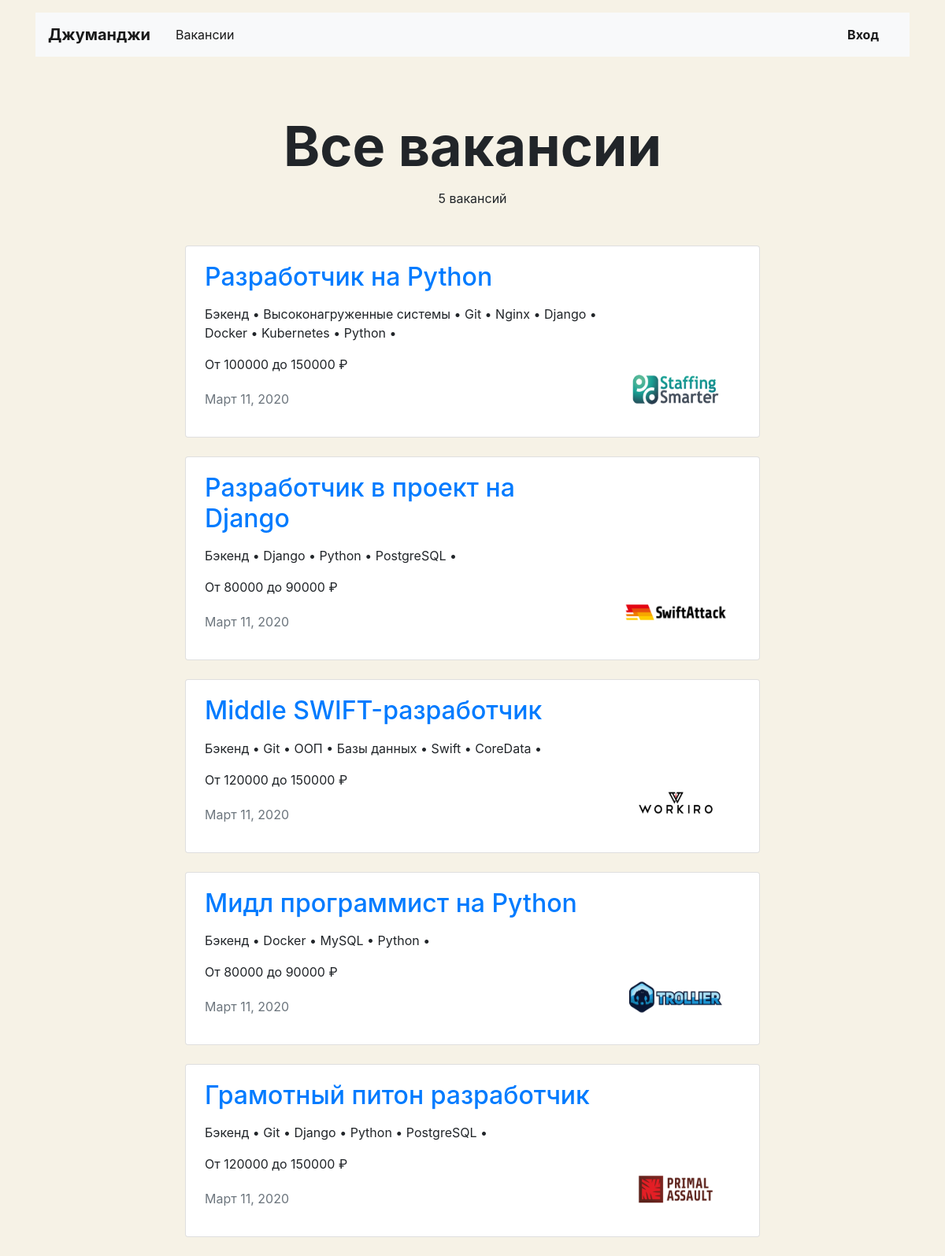
Page /vacancies/ on the committed database.
### vacancies/models.py (models this page shows, shortened)
class Vacancy(models.Model):
    title = models.CharField(max_length=100)
    specialty = models.ForeignKey(Specialty, on_delete=models.SET_NULL, null=True, related_name='vacancies')
    company = models.ForeignKey(Company, on_delete=models.CASCADE, related_name='vacancies')
    skills = models.ManyToManyField(Skill, related_name='vacancies')
    description = models.TextField()
    salary_min = models.IntegerField(null=True)
    salary_max = models.IntegerField(null=True)
    published_at = models.DateField(default=date.today)

class Specialty(models.Model):
    code = models.CharField(max_length=20)
    title = models.CharField(max_length=20)
    picture = models.ImageField(upload_to=MEDIA_SPECIALTY_IMAGE_DIR)

class Skill(models.Model):
    name = models.CharField(max_length=30)

class Company(models.Model):
    name = models.CharField(max_length=100)
    owner = models.ForeignKey(get_user_model(), on_delete=models.CASCADE, related_name="company")  # TODO: OneToOneField
    location = models.CharField(max_length=30)
    logo = models.ImageField(upload_to=MEDIA_COMPANY_IMAGE_DIR, default='company_images/120x40.gif')
    description = models.TextField()
    employee_count = models.IntegerField()

### vacancies/views.py (the view)
# urls.py: path('vacancies/', VacanciesView.as_view(), name='vacancies'),
class VacanciesView(View):
    def get(self, request, category=None):
        vacancies = Vacancy.objects.all()
        category_name = None
        if category:
            vacancies = Vacancy.objects.filter(specialty__code=category)
            category_name = Specialty.objects.filter(code=category).first().title
        context = {
            'vacancies': vacancies,
            'category_name': category_name,
        }
        return render(request, 'vacancies.html', context)

### vacancies/templatetags/pluralize_ru.py (called while the page is built)
@register.filter()
def pluralize_ru(number: Union[int, str], arg: str = 'дурак, дурака, дураков'):
    nominative_singular, genitive_singular, genitive_plural = arg.split(', ')
    number = abs(int(number))
    if 10 <= number % 100 <= 20:
        return f'{number} {genitive_plural}'
    if number % 10 == 1:
        return f'{number} {nominative_singular}'
    if 2 <= number % 10 <= 4:
        return f'{number} {genitive_singular}'
    return f'{number} {genitive_plural}'

### templates/vacancies.html
{% extends 'base.html' %}
{% load pluralize_ru %}
{% block container %}
  <main class="container mt-3">
    <section>
      <h1 class="h1 text-center mx-auto mt-4 pt-5" style="font-size: 70px;">
        <strong>
          {% if category_name %} {{ category_name }} {% else %} Все вакансии {% endif %}
        </strong>
      </h1>
      <p class="text-center pt-1">{{ vacancies.count|pluralize_ru:"вакансия, вакансии, вакансий" }}</p>
      <div class="row mt-5">
        <div class="col-12 col-lg-8 offset-lg-2 m-auto">
          {% for vacancy in vacancies %}
            <div class="card mb-4">
              <div class="card-body px-4">
                <div class="row">
                  <div class="col-12 col-md-8 col-lg-9">
                    <h2 class="h2 pb-2"><a href="{% url 'vacancy' vacancy.id %}">{{ vacancy.title }}</a></h2>
                    <p>{{ vacancy.specialty.title }} •
                       {% for skill in vacancy.skills.all %}
                         {{ skill.name }} •
                       {% endfor %}
                    </p>
                    <p>От {{ vacancy.salary_min }} до {{ vacancy.salary_max }} ₽</p>
                    <p class="text-muted pt-1">{{ vacancy.published_at }}</p>
                  </div>
                  <div class="col-12 col-md-4 col-lg-3 d-flex align-items-end">
                    <a href="{% url 'company' vacancy.company.id %}"><img src="{{ vacancy.company.logo.url }}" width="130" height="80" alt=""></a>
                  </div>
                </div>
              </div>
            </div>
          {% endfor %}
        </div>
      </div>
    </section>
  </main>
{% endblock %}

### templates/base.html (style rules this page uses)
body { background-color: #F6F2E6; }

### rows in the picture
Vacancy: title "Разработчик на Python", specialty "Бэкенд", salary_min "100000", salary_max "150000", published_at "Март 11, 2020", company.logo (picture)
Skill: name "Высоконагруженные системы"
Skill: name "Git"
Skill: name "Nginx"
Skill: name "Django"
Skill: name "Docker"
Skill: name "Kubernetes"
Skill: name "Python"
Vacancy: title "Разработчик в проект на Django", specialty "Бэкенд", salary_min "80000", salary_max "90000", published_at "Март 11, 2020", company.logo (picture)
Skill: name "PostgreSQL"
Vacancy: title "Middle SWIFT-разработчик", specialty "Бэкенд", salary_min "120000", salary_max "150000", published_at "Март 11, 2020", company.logo (picture)
Skill: name "ООП"
Skill: name "Базы данных"
Skill: name "Swift"
Skill: name "CoreData"
Vacancy: title "Мидл программист на Python", specialty "Бэкенд", salary_min "80000", salary_max "90000", published_at "Март 11, 2020", company.logo (picture)
Skill: name "MySQL"
Vacancy: title "Грамотный питон разработчик", specialty "Бэкенд", salary_min "120000", salary_max "150000", published_at "Март 11, 2020", company.logo (picture)
